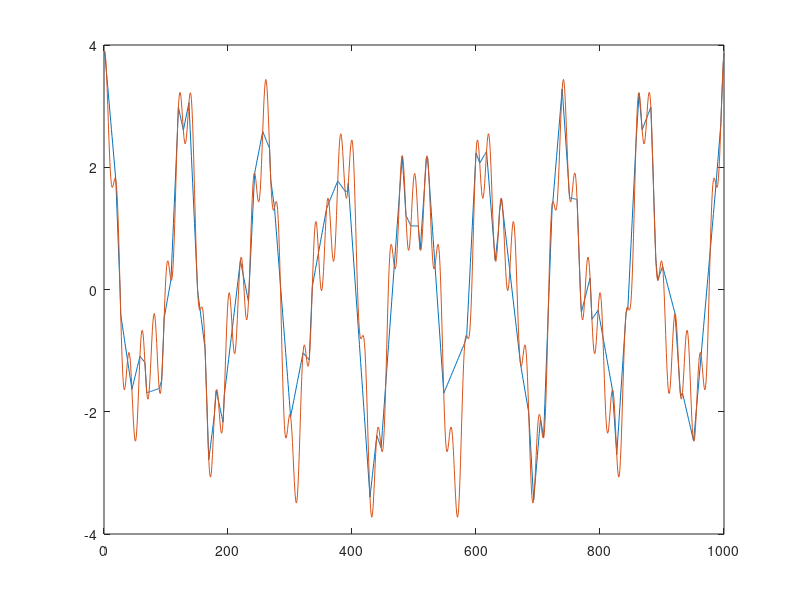

Reproduce this figure in MATLAB.
load('signal_lab1.mat')
fs = 1000
len = length(signal2);
ans = zeros(len);
sample_frequency = 100;
sample_points = randperm(fs-1, sample_frequency-2);
sample_points = sort(sample_points);
sample_points=[1 sample_points];
sample_points=[sample_points 1000];

sampled_signal = signal2(sample_points);
xq = 1:1:len;
yq = interp1(sample_points,sampled_signal,xq);

z = abs((yq-signal2)).^2;
sum(z(:));

mse = sum(z(:))/len
plot(yq);
hold on;
plot(signal2)

%
        %50 =1.09
        %100 = 0.3
%